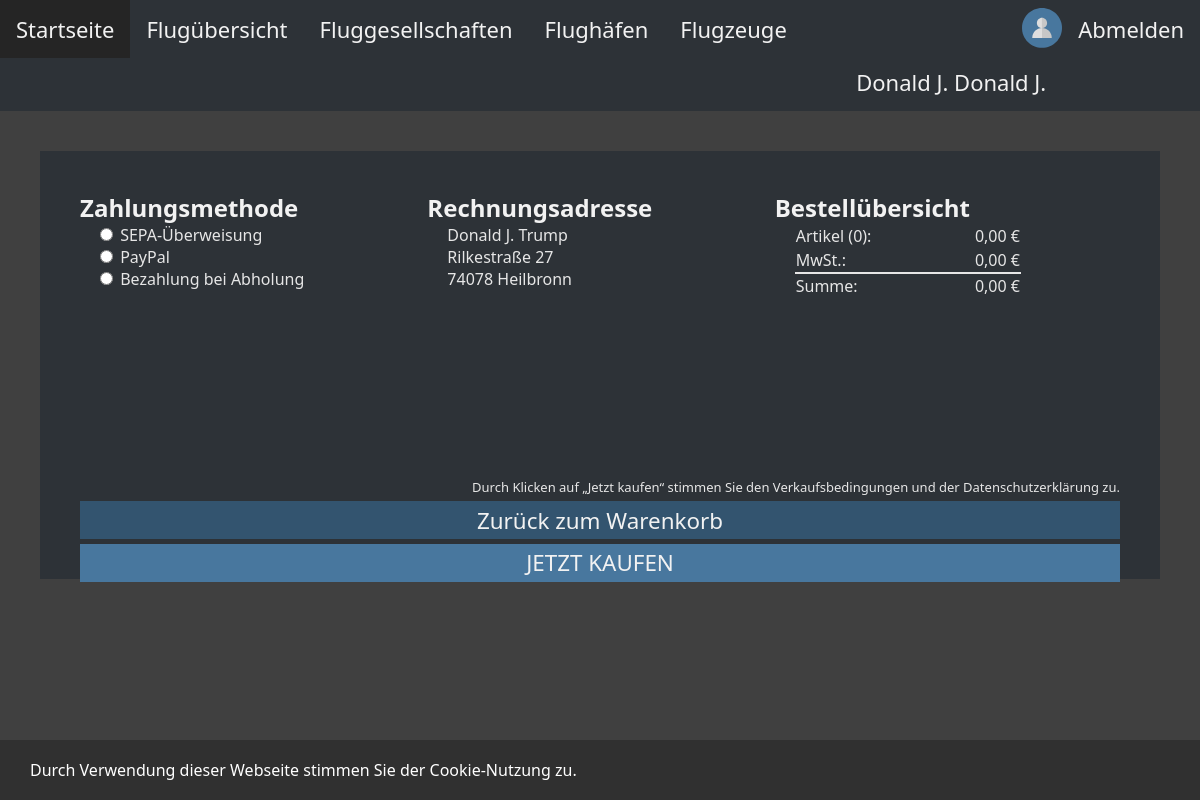
Screenshot of /checkout.php (signed in) with the database file from the repository.
### tables this page shows
CREATE TABLE `account` (
  `username` varchar(20) NOT NULL,
  `password` varchar(128) NOT NULL,
  `email` varchar(40) NOT NULL,
  `role` int(8) NOT NULL,
  `first_name` varchar(20) NOT NULL,
  `last_name` varchar(20) NOT NULL,
  `postal_code` int(5) UNSIGNED ZEROFILL NOT NULL,
  `city` varchar(40) NOT NULL,
  `street` varchar(40) NOT NULL,
  `street_number` varchar(5) NOT NULL
);

### checkout.php (the view, shortened to what this page needs)
<?php
include('header.php');
$mysqli = connectMySQL();
$fullprice = 0;
$ticketcount = 0;
$fullprice = number_format($fullprice, 2, ",", ".");
$netto = number_format(($fullprice*0.84), 2, ",", ".");
$mwst = number_format(($fullprice*0.16), 2, ",", ".");
?>
<div class="page checkout">
    <div class="block">
        <h2>Zahlungsmethode</h2>
        <div>
            <input type="radio" id="sepa" name="zahlmethode" value="sepa">
            <label for="sepa">SEPA-Überweisung</label><br>
            <input type="radio" id="paypal" name="zahlmethode" value="paypal">
            <label for="paypal">PayPal</label><br>
            <input type="radio" id="togo" name="zahlmethode" value="togo">
            <label for="togo">Bezahlung bei Abholung</label>
        </div>
    </div>
    <div class="block">
        <h2>Rechnungsadresse</h2>
        <div>
            <?php
                $username = $_SESSION["Username"];
                $result = $mysqli->query("
                    SELECT * FROM account WHERE username = '$username'
                ");
                $result = $result->fetch_array(MYSQLI_ASSOC);
                echo "
                    ".$result["first_name"]." ".$result["last_name"]."<br>
                    ".$result["street"]." ".$result["street_number"]."<br>
                    ".$result["postal_code"]." ".$result["city"]."
                ";
            ?>
        </div>
    </div>
    <div class="block">
        <h2>Bestellübersicht</h2>
        <div>
            <table class="checkout">
                <tbody>
                    <?php
                        echo "
                        <tr>
                            <td>Artikel ($ticketcount):</td>
                            <td>$netto &euro;</td>
                        </tr>
                        <tr>
                            <td>MwSt.:</td>
                            <td>$mwst &euro;</td>
                        </tr>
                        </tbody>
                    <tfoot>
                            <tr>
                            <td>Summe:</td>
                            <td>$fullprice &euro;</td>
                            </tr>"?>
                </tfoot>
            </table>
        </div>
    </div>
    <div class="hinweis">
        <div>Durch Klicken auf „Jetzt kaufen“ stimmen Sie den Verkaufsbedingungen und der Datenschutzerklärung zu. </div>
    </div>
    <button class="ui" id="secon" type="button" onclick="window.location.href = 'cart.php';">Zurück zum Warenkorb</button>
    <button class="ui" id="prim" type="button" onclick="window.location.href = 'https://www.paypal.me/HannesLueer';">JETZT KAUFEN</button>
</div>
<?php
include('footer.php');
?>

### Resources/Layout/main.css (style rules this page uses)
html, body { height: 100%; }
body { background-color: #404040; color: #cdd2df; font-family: Calibri, "Segoe UI", Optima, Arial, sans-serif; margin: 0px; }
table { border-collapse: collapse; margin: 0; border-width: 2px; }
input[type="radio"] { margin-left: 0px; }
div h1, h2 { margin-top: 0px; }
button { border: 0px; border-radius: 0px; background-color: #33546F; color: #F2F2F2; font-family: Calibri, "Segoe UI", Optima, Arial, sans-serif; width: 100%; }
div.page { background-color: #2D3237; min-width: 450px; width: calc(100% - 160px); padding: 40px; margin-top: 40px; margin-left: auto ; margin-right: auto ; }
button.ui { margin: 0px 0px 30px 0px; padding: 0px; min-height: 1cm; height: 1cm; font-size: 1.4em; margin-top: 5px; }
button.ui#prim { margin-left: auto; margin-bottom: 0px; min-width: 285px; background-color: #48779E; float: right; width: calc((100%-180px)/4); }
button.ui#secon { margin-bottom: 0px; min-width: 285px; width: calc((100%-180px)/4); }
div.checkout { color:#e6e6e6; }
div.checkout h2 { color:#F2F2F2; font-size: 1.5em; margin: 0px; }
div.checkout div.block { width: 33%; margin: auto; display: inline-block; vertical-align: top; margin-bottom: 20px; }
div.hinweis { width: 100%; display: flex; justify-content: flex-end; margin-top: 160px; }
div.hinweis div { font-size: small; margin-left: auto; margin-bottom: 0px; margin-top: 0px; min-width: 285px; width: calc((100%-180px)/4); }
div.block>div { margin-left: 20px; }
table.checkout { max-width: 300px; min-width: 160px; width: 70%; }
table.checkout tbody { border-bottom: 2px solid #e6e6e6; }
table.checkout td:nth-child(2) { text-align: right; }

### rows the page displays
account: first_name "Donald J.", last_name "Trump", street "Rilkestraße", street_number "27", postal_code "74078", city "Heilbronn"

### other values shown
$_SESSION['FName'] "Donald J."
$_SESSION["LName"] "Donald J."
$ticketcount "0"
$netto "0,00"
$mwst "0,00"
$fullprice "0,00"
